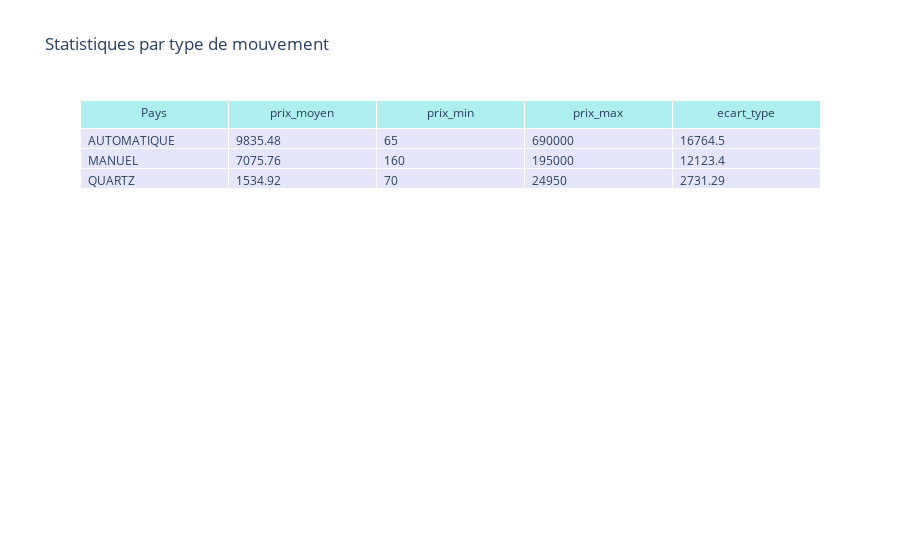

The cell this chart's notebook holds for it:
### Code cell
fig(df)

### Figure 1 — Plotly figure (JSON) as saved in the notebook; plotly's stock layout.template omitted (floating-point values rounded to 4 significant figures)
{"data": [{"cells": {"align": "left", "fill": {"color": "lavender"}, "values": [["AUTOMATIQUE", "MANUEL", "QUARTZ"], [9835.0, 7076.0, 1535.0], [65, 160, 70], [690000, 195000, 24950], [16760.0, 12120.0, 2731.0]]}, "header": {"align": "center", "fill": {"color": "paleturquoise"}, "values": ["Pays", "prix_moyen", "prix_min", "prix_max", "ecart_type"]}, "type": "table"}], "layout": {"title": {"text": "Statistiques par type de mouvement"}}}
